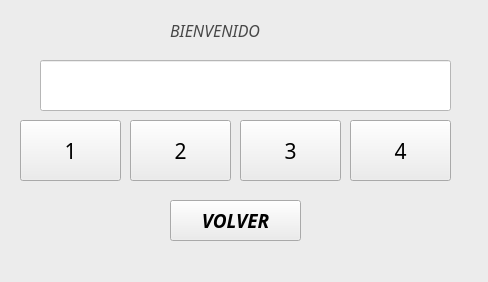
<?xml version="1.0" encoding="UTF-8"?>
<ui version="4.0">
 <class>MainWindow</class>
 <widget class="QMainWindow" name="MainWindow">
  <property name="geometry">
   <rect>
    <x>0</x>
    <y>0</y>
    <width>488</width>
    <height>282</height>
   </rect>
  </property>
  <property name="windowTitle">
   <string>MainWindow</string>
  </property>
  <property name="styleSheet">
   <string notr="true">background-color: rgb(236, 236, 236);</string>
  </property>
  <widget class="QWidget" name="centralwidget">
   <widget class="QLineEdit" name="linea">
    <property name="geometry">
     <rect>
      <x>40</x>
      <y>60</y>
      <width>411</width>
      <height>51</height>
     </rect>
    </property>
    <property name="font">
     <font>
      <family>Poor Richard</family>
      <pointsize>12</pointsize>
     </font>
    </property>
    <property name="styleSheet">
     <string notr="true">background-color: rgb(255, 255, 255);</string>
    </property>
   </widget>
   <widget class="QLabel" name="label_2">
    <property name="geometry">
     <rect>
      <x>170</x>
      <y>10</y>
      <width>131</width>
      <height>41</height>
     </rect>
    </property>
    <property name="font">
     <font>
      <family>Monotype Corsiva</family>
      <pointsize>12</pointsize>
      <weight>50</weight>
      <italic>true</italic>
      <bold>false</bold>
     </font>
    </property>
    <property name="styleSheet">
     <string notr="true">background-color: rgb(236, 236, 236);
color: rgb(71, 71, 71);</string>
    </property>
    <property name="text">
     <string>BIENVENIDO</string>
    </property>
   </widget>
   <widget class="QPushButton" name="uno">
    <property name="geometry">
     <rect>
      <x>20</x>
      <y>120</y>
      <width>101</width>
      <height>61</height>
     </rect>
    </property>
    <property name="font">
     <font>
      <family>Lucida Fax</family>
      <pointsize>16</pointsize>
      <weight>50</weight>
      <italic>false</italic>
      <bold>false</bold>
     </font>
    </property>
    <property name="styleSheet">
     <string notr="true"/>
    </property>
    <property name="text">
     <string>1</string>
    </property>
   </widget>
   <widget class="QPushButton" name="cuatro">
    <property name="geometry">
     <rect>
      <x>350</x>
      <y>120</y>
      <width>101</width>
      <height>61</height>
     </rect>
    </property>
    <property name="font">
     <font>
      <family>Lucida Fax</family>
      <pointsize>16</pointsize>
      <weight>50</weight>
      <italic>false</italic>
      <bold>false</bold>
     </font>
    </property>
    <property name="styleSheet">
     <string notr="true"/>
    </property>
    <property name="text">
     <string>4</string>
    </property>
   </widget>
   <widget class="QPushButton" name="volver">
    <property name="geometry">
     <rect>
      <x>170</x>
      <y>200</y>
      <width>131</width>
      <height>41</height>
     </rect>
    </property>
    <property name="font">
     <font>
      <family>Lucida Fax</family>
      <pointsize>14</pointsize>
      <weight>75</weight>
      <italic>true</italic>
      <bold>true</bold>
     </font>
    </property>
    <property name="styleSheet">
     <string notr="true"/>
    </property>
    <property name="text">
     <string>VOLVER</string>
    </property>
   </widget>
   <widget class="QPushButton" name="tres">
    <property name="geometry">
     <rect>
      <x>240</x>
      <y>120</y>
      <width>101</width>
      <height>61</height>
     </rect>
    </property>
    <property name="font">
     <font>
      <family>Lucida Fax</family>
      <pointsize>16</pointsize>
      <weight>50</weight>
      <italic>false</italic>
      <bold>false</bold>
     </font>
    </property>
    <property name="styleSheet">
     <string notr="true"/>
    </property>
    <property name="text">
     <string>3</string>
    </property>
   </widget>
   <widget class="QPushButton" name="dos">
    <property name="geometry">
     <rect>
      <x>130</x>
      <y>120</y>
      <width>101</width>
      <height>61</height>
     </rect>
    </property>
    <property name="font">
     <font>
      <family>Lucida Fax</family>
      <pointsize>16</pointsize>
      <weight>50</weight>
      <italic>false</italic>
      <bold>false</bold>
     </font>
    </property>
    <property name="styleSheet">
     <string notr="true"/>
    </property>
    <property name="text">
     <string>2</string>
    </property>
   </widget>
  </widget>
  <widget class="QMenuBar" name="menubar">
   <property name="geometry">
    <rect>
     <x>0</x>
     <y>0</y>
     <width>488</width>
     <height>21</height>
    </rect>
   </property>
  </widget>
  <widget class="QStatusBar" name="statusbar"/>
 </widget>
 <resources/>
 <connections/>
</ui>
